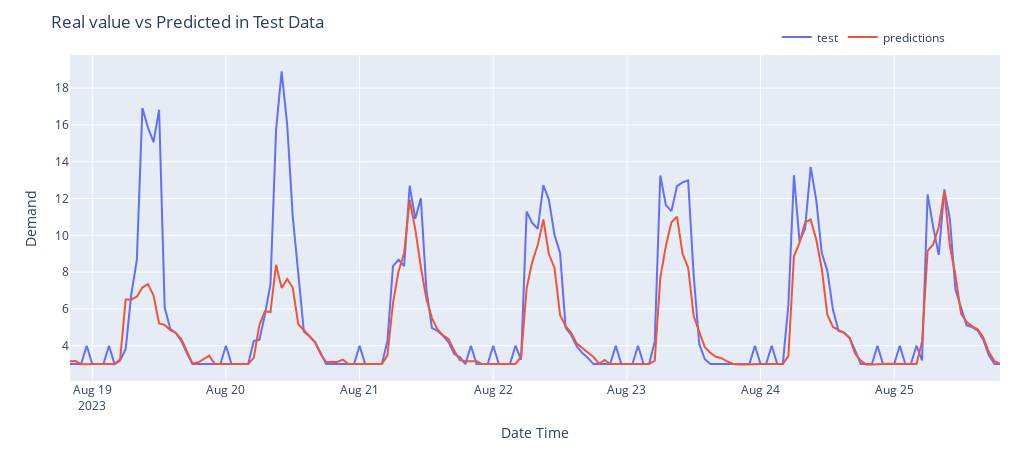

This figure's notebook cell:
### Code cell
plotPredictions(X_test_dates[:24*7], np.exp(y_pred[:24*7]), np.exp(y_test[:24*7]), "predictions_Test_Week")

### Figure 1 — Plotly figure (JSON) as saved in the notebook; plotly's stock layout.template omitted (floating-point values rounded to 4 significant figures; data arrays with more than 128 entries replaced by an {"elided": "..."} marker saying what was removed)
{"data": [{"mode": "lines", "name": "test", "type": "scatter", "x": {"elided": "168 str values"}, "y": {"elided": "168 float values"}}, {"mode": "lines", "name": "predictions", "type": "scatter", "x": {"elided": "168 str values"}, "y": {"elided": "168 float values"}}], "layout": {"height": 450, "legend": {"orientation": "h", "x": 0.76, "xanchor": "left", "y": 1.1, "yanchor": "top"}, "margin": {"b": 20, "l": 70, "r": 20, "t": 55}, "title": {"text": "Real value vs Predicted in Test Data"}, "width": 1020, "xaxis": {"title": {"text": "Date Time"}}, "yaxis": {"title": {"text": "Demand"}}}}
